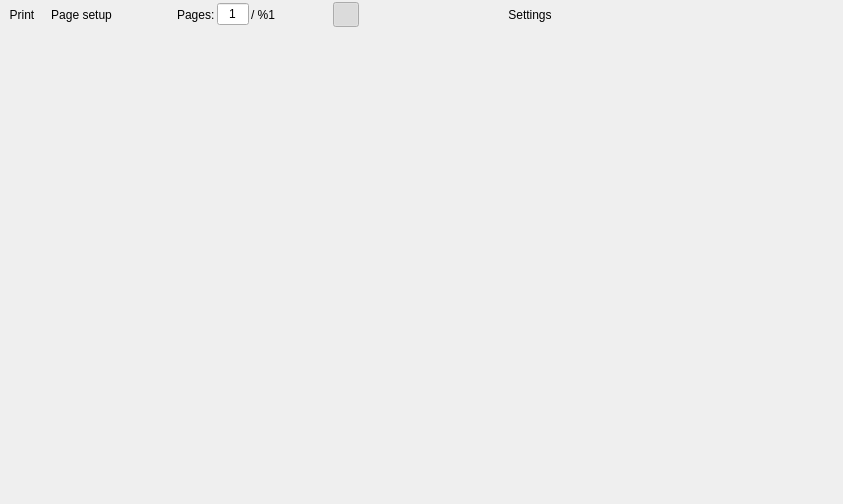
<?xml version="1.0" encoding="UTF-8"?>
<ui version="4.0">
 <class>PrintPreviewForm</class>
 <widget class="QMainWindow" name="PrintPreviewForm">
  <property name="geometry">
   <rect>
    <x>0</x>
    <y>0</y>
    <width>843</width>
    <height>504</height>
   </rect>
  </property>
  <property name="windowTitle">
   <string>zkanji - Print preview</string>
  </property>
  <widget class="QWidget" name="centralwidget">
   <layout class="QVBoxLayout" name="verticalLayout" stretch="0,1">
    <property name="spacing">
     <number>0</number>
    </property>
    <property name="leftMargin">
     <number>0</number>
    </property>
    <property name="topMargin">
     <number>0</number>
    </property>
    <property name="rightMargin">
     <number>0</number>
    </property>
    <property name="bottomMargin">
     <number>0</number>
    </property>
    <item>
     <widget class="QWidget" name="widget" native="true">
      <layout class="QHBoxLayout" name="horizontalLayout">
       <property name="spacing">
        <number>2</number>
       </property>
       <property name="leftMargin">
        <number>2</number>
       </property>
       <property name="topMargin">
        <number>2</number>
       </property>
       <property name="rightMargin">
        <number>2</number>
       </property>
       <property name="bottomMargin">
        <number>2</number>
       </property>
       <item>
        <widget class="QToolButton" name="printButton">
         <property name="text">
          <string>Print</string>
         </property>
         <property name="icon">
          <iconset resource="../Resources/resources.qrc">
           <normaloff>:/print.svg</normaloff>:/print.svg</iconset>
         </property>
         <property name="iconSize">
          <size>
           <width>18</width>
           <height>18</height>
          </size>
         </property>
         <property name="toolButtonStyle">
          <enum>Qt::ToolButtonTextBesideIcon</enum>
         </property>
         <property name="autoRaise">
          <bool>true</bool>
         </property>
        </widget>
       </item>
       <item>
        <widget class="QToolButton" name="setupButton">
         <property name="sizePolicy">
          <sizepolicy hsizetype="Fixed" vsizetype="Preferred">
           <horstretch>0</horstretch>
           <verstretch>0</verstretch>
          </sizepolicy>
         </property>
         <property name="text">
          <string>Page setup</string>
         </property>
         <property name="icon">
          <iconset resource="../Resources/resources.qrc">
           <normaloff>:/pagesetup.svg</normaloff>:/pagesetup.svg</iconset>
         </property>
         <property name="iconSize">
          <size>
           <width>18</width>
           <height>18</height>
          </size>
         </property>
         <property name="toolButtonStyle">
          <enum>Qt::ToolButtonTextBesideIcon</enum>
         </property>
         <property name="autoRaise">
          <bool>true</bool>
         </property>
        </widget>
       </item>
       <item>
        <widget class="QToolButton" name="firstButton">
         <property name="toolTip">
          <string>Go to first page</string>
         </property>
         <property name="icon">
          <iconset resource="../Resources/resources.qrc">
           <normaloff>:/firstpage.svg</normaloff>:/firstpage.svg</iconset>
         </property>
         <property name="iconSize">
          <size>
           <width>18</width>
           <height>18</height>
          </size>
         </property>
         <property name="autoRaise">
          <bool>true</bool>
         </property>
        </widget>
       </item>
       <item>
        <widget class="QToolButton" name="prevButton">
         <property name="toolTip">
          <string>Go to previous page</string>
         </property>
         <property name="icon">
          <iconset resource="../Resources/resources.qrc">
           <normaloff>:/prevpage.svg</normaloff>:/prevpage.svg</iconset>
         </property>
         <property name="iconSize">
          <size>
           <width>18</width>
           <height>18</height>
          </size>
         </property>
         <property name="autoRepeat">
          <bool>true</bool>
         </property>
         <property name="autoRaise">
          <bool>true</bool>
         </property>
        </widget>
       </item>
       <item>
        <widget class="QLabel" name="label">
         <property name="text">
          <string>Pages:</string>
         </property>
        </widget>
       </item>
       <item>
        <widget class="ZLineEdit" name="pageEdit">
         <property name="sizePolicy">
          <sizepolicy hsizetype="Fixed" vsizetype="Fixed">
           <horstretch>0</horstretch>
           <verstretch>0</verstretch>
          </sizepolicy>
         </property>
         <property name="maximumSize">
          <size>
           <width>32</width>
           <height>16777215</height>
          </size>
         </property>
         <property name="text">
          <string notr="true">1</string>
         </property>
         <property name="alignment">
          <set>Qt::AlignCenter</set>
         </property>
        </widget>
       </item>
       <item>
        <widget class="QLabel" name="pageLabel">
         <property name="maximumSize">
          <size>
           <width>16777211</width>
           <height>16777215</height>
          </size>
         </property>
         <property name="text">
          <string notr="true">/ %1</string>
         </property>
        </widget>
       </item>
       <item>
        <widget class="QToolButton" name="nextButton">
         <property name="toolTip">
          <string>Go to next page</string>
         </property>
         <property name="icon">
          <iconset resource="../Resources/resources.qrc">
           <normaloff>:/nextpage.svg</normaloff>:/nextpage.svg</iconset>
         </property>
         <property name="iconSize">
          <size>
           <width>18</width>
           <height>18</height>
          </size>
         </property>
         <property name="autoRepeat">
          <bool>true</bool>
         </property>
         <property name="autoRaise">
          <bool>true</bool>
         </property>
        </widget>
       </item>
       <item>
        <widget class="QToolButton" name="lastButton">
         <property name="toolTip">
          <string>Go to last page</string>
         </property>
         <property name="icon">
          <iconset resource="../Resources/resources.qrc">
           <normaloff>:/lastpage.svg</normaloff>:/lastpage.svg</iconset>
         </property>
         <property name="iconSize">
          <size>
           <width>18</width>
           <height>18</height>
          </size>
         </property>
         <property name="autoRaise">
          <bool>true</bool>
         </property>
        </widget>
       </item>
       <item>
        <widget class="QToolButton" name="singleButton">
         <property name="toolTip">
          <string>Continuous pages</string>
         </property>
         <property name="icon">
          <iconset resource="../Resources/resources.qrc">
           <normaloff>:/onepage.svg</normaloff>:/onepage.svg</iconset>
         </property>
         <property name="iconSize">
          <size>
           <width>18</width>
           <height>18</height>
          </size>
         </property>
         <property name="checkable">
          <bool>true</bool>
         </property>
         <property name="checked">
          <bool>true</bool>
         </property>
         <property name="autoExclusive">
          <bool>true</bool>
         </property>
         <property name="autoRaise">
          <bool>true</bool>
         </property>
         <attribute name="buttonGroup">
          <string notr="true">buttonGroup</string>
         </attribute>
        </widget>
       </item>
       <item>
        <widget class="QToolButton" name="doubleButton">
         <property name="toolTip">
          <string>Two column display</string>
         </property>
         <property name="icon">
          <iconset resource="../Resources/resources.qrc">
           <normaloff>:/twopage.svg</normaloff>:/twopage.svg</iconset>
         </property>
         <property name="iconSize">
          <size>
           <width>18</width>
           <height>18</height>
          </size>
         </property>
         <property name="checkable">
          <bool>true</bool>
         </property>
         <property name="autoExclusive">
          <bool>true</bool>
         </property>
         <property name="autoRaise">
          <bool>true</bool>
         </property>
         <attribute name="buttonGroup">
          <string notr="true">buttonGroup</string>
         </attribute>
        </widget>
       </item>
       <item>
        <widget class="QToolButton" name="fitButton">
         <property name="toolTip">
          <string>Fit whole page to window</string>
         </property>
         <property name="icon">
          <iconset resource="../Resources/resources.qrc">
           <normaloff>:/fitpage.svg</normaloff>:/fitpage.svg</iconset>
         </property>
         <property name="iconSize">
          <size>
           <width>18</width>
           <height>18</height>
          </size>
         </property>
         <property name="checkable">
          <bool>true</bool>
         </property>
         <property name="autoExclusive">
          <bool>true</bool>
         </property>
         <property name="autoRaise">
          <bool>true</bool>
         </property>
         <attribute name="buttonGroup">
          <string notr="true">buttonGroup_2</string>
         </attribute>
        </widget>
       </item>
       <item>
        <widget class="QToolButton" name="stretchButton">
         <property name="toolTip">
          <string>Stretch page width to window</string>
         </property>
         <property name="icon">
          <iconset resource="../Resources/resources.qrc">
           <normaloff>:/stretchpage.svg</normaloff>:/stretchpage.svg</iconset>
         </property>
         <property name="iconSize">
          <size>
           <width>18</width>
           <height>18</height>
          </size>
         </property>
         <property name="checkable">
          <bool>true</bool>
         </property>
         <property name="autoExclusive">
          <bool>true</bool>
         </property>
         <property name="autoRaise">
          <bool>true</bool>
         </property>
         <attribute name="buttonGroup">
          <string notr="true">buttonGroup_2</string>
         </attribute>
        </widget>
       </item>
       <item>
        <widget class="QToolButton" name="zoomoutButton">
         <property name="toolTip">
          <string>Zoom out</string>
         </property>
         <property name="icon">
          <iconset resource="../Resources/resources.qrc">
           <normaloff>:/zoomout.svg</normaloff>:/zoomout.svg</iconset>
         </property>
         <property name="iconSize">
          <size>
           <width>18</width>
           <height>18</height>
          </size>
         </property>
         <property name="autoRaise">
          <bool>true</bool>
         </property>
        </widget>
       </item>
       <item>
        <widget class="QToolButton" name="zoominButton">
         <property name="toolTip">
          <string>Zoom in</string>
         </property>
         <property name="icon">
          <iconset resource="../Resources/resources.qrc">
           <normaloff>:/zoomin.svg</normaloff>:/zoomin.svg</iconset>
         </property>
         <property name="iconSize">
          <size>
           <width>18</width>
           <height>18</height>
          </size>
         </property>
         <property name="autoRaise">
          <bool>true</bool>
         </property>
        </widget>
       </item>
       <item>
        <widget class="QToolButton" name="settingsButton">
         <property name="sizePolicy">
          <sizepolicy hsizetype="Fixed" vsizetype="Preferred">
           <horstretch>0</horstretch>
           <verstretch>0</verstretch>
          </sizepolicy>
         </property>
         <property name="toolTip">
          <string>Change print settings</string>
         </property>
         <property name="text">
          <string>Settings</string>
         </property>
         <property name="autoRaise">
          <bool>true</bool>
         </property>
        </widget>
       </item>
       <item>
        <spacer name="horizontalSpacer">
         <property name="orientation">
          <enum>Qt::Horizontal</enum>
         </property>
         <property name="sizeHint" stdset="0">
          <size>
           <width>40</width>
           <height>20</height>
          </size>
         </property>
        </spacer>
       </item>
      </layout>
     </widget>
    </item>
    <item>
     <widget class="QWidget" name="previewWidget" native="true"/>
    </item>
   </layout>
  </widget>
 </widget>
 <customwidgets>
  <customwidget>
   <class>ZLineEdit</class>
   <extends>QLineEdit</extends>
   <header>zlineedit.h</header>
  </customwidget>
 </customwidgets>
 <resources>
  <include location="Resources/resources.qrc"/>
 </resources>
 <connections/>
 <buttongroups>
  <buttongroup name="buttonGroup"/>
  <buttongroup name="buttonGroup_2"/>
 </buttongroups>
</ui>
